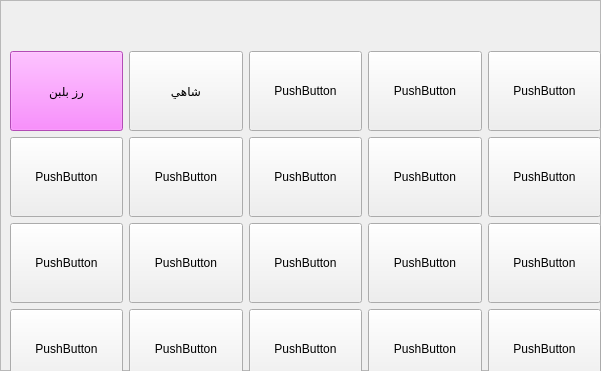
  <widget class="QFrame" name="frm1">
   <property name="geometry">
    <rect>
     <x>10</x>
     <y>110</y>
     <width>601</width>
     <height>371</height>
    </rect>
   </property>
   <property name="contextMenuPolicy">
    <enum>Qt::NoContextMenu</enum>
   </property>
   <property name="autoFillBackground">
    <bool>false</bool>
   </property>
   <property name="frameShape">
    <enum>QFrame::StyledPanel</enum>
   </property>
   <property name="frameShadow">
    <enum>QFrame::Raised</enum>
   </property>
   <widget class="QWidget" name="gridLayoutWidget">
    <property name="geometry">
     <rect>
      <x>10</x>
      <y>10</y>
      <width>591</width>
      <height>421</height>
     </rect>
    </property>
    <layout class="QGridLayout" name="gridLayout">
     <item row="0" column="0">
      <layout class="QVBoxLayout" name="verticalLayout">
       <item>
        <layout class="QHBoxLayout" name="horizontalLayout_3">
         <item>
          <layout class="QHBoxLayout" name="horizontalLayout_4">
           <item>
            <widget class="QPushButton" name="Suppe">
             <property name="minimumSize">
              <size>
               <width>0</width>
               <height>80</height>
              </size>
             </property>
             <property name="sizeIncrement">
              <size>
               <width>0</width>
               <height>0</height>
              </size>
             </property>
             <property name="palette">
              <palette>
               <active>
                <colorrole role="WindowText">
                 <brush brushstyle="SolidPattern">
                  <color alpha="255">
                   <red>0</red>
                   <green>0</green>
                   <blue>0</blue>
                  </color>
                 </brush>
                </colorrole>
                <colorrole role="Button">
                 <brush brushstyle="SolidPattern">
                  <color alpha="255">
                   <red>251</red>
                   <green>107</green>
                   <blue>255</blue>
                  </color>
                 </brush>
                </colorrole>
                <colorrole role="Light">
                 <brush brushstyle="SolidPattern">
                  <color alpha="255">
                   <red>127</red>
                   <green>255</green>
                   <blue>127</blue>
                  </color>
                 </brush>
                </colorrole>
                <colorrole role="Midlight">
                 <brush brushstyle="SolidPattern">
                  <color alpha="255">
                   <red>63</red>
                   <green>255</green>
                   <blue>63</blue>
                  </color>
                 </brush>
                </colorrole>
                <colorrole role="Dark">
                 <brush brushstyle="SolidPattern">
                  <color alpha="255">
                   <red>0</red>
                   <green>127</green>
                   <blue>0</blue>
                  </color>
                 </brush>
                </colorrole>
                <colorrole role="Mid">
                 <brush brushstyle="SolidPattern">
                  <color alpha="255">
                   <red>0</red>
                   <green>170</green>
                   <blue>0</blue>
                  </color>
                 </brush>
                </colorrole>
                <colorrole role="Text">
                 <brush brushstyle="SolidPattern">
                  <color alpha="255">
                   <red>0</red>
                   <green>0</green>
                   <blue>0</blue>
                  </color>
                 </brush>
                </colorrole>
                <colorrole role="BrightText">
                 <brush brushstyle="SolidPattern">
                  <color alpha="255">
                   <red>255</red>
                   <green>255</green>
                   <blue>255</blue>
                  </color>
                 </brush>
                </colorrole>
                <colorrole role="ButtonText">
                 <brush brushstyle="SolidPattern">
                  <color alpha="255">
                   <red>0</red>
                   <green>0</green>
                   <blue>0</blue>
                  </color>
                 </brush>
                </colorrole>
                <colorrole role="Base">
                 <brush brushstyle="SolidPattern">
                  <color alpha="255">
                   <red>251</red>
                   <green>107</green>
                   <blue>255</blue>
                  </color>
                 </brush>
                </colorrole>
                <colorrole role="Window">
                 <brush brushstyle="SolidPattern">
                  <color alpha="255">
                   <red>251</red>
                   <green>107</green>
                   <blue>255</blue>
                  </color>
                 </brush>
                </colorrole>
                <colorrole role="Shadow">
                 <brush brushstyle="SolidPattern">
                  <color alpha="255">
                   <red>0</red>
                   <green>0</green>
                   <blue>0</blue>
                  </color>
                 </brush>
                </colorrole>
                <colorrole role="AlternateBase">
                 <brush brushstyle="SolidPattern">
                  <color alpha="255">
                   <red>127</red>
                   <green>255</green>
                   <blue>127</blue>
                  </color>
                 </brush>
                </colorrole>
                <colorrole role="ToolTipBase">
                 <brush brushstyle="SolidPattern">
                  <color alpha="255">
                   <red>255</red>
                   <green>255</green>
                   <blue>220</blue>
                  </color>
                 </brush>
                </colorrole>
                <colorrole role="ToolTipText">
                 <brush brushstyle="SolidPattern">
                  <color alpha="255">
                   <red>0</red>
                   <green>0</green>
                   <blue>0</blue>
                  </color>
                 </brush>
                </colorrole>
                <colorrole role="PlaceholderText">
                 <brush brushstyle="SolidPattern">
                  <color alpha="128">
                   <red>0</red>
                   <green>0</green>
                   <blue>0</blue>
                  </color>
                 </brush>
                </colorrole>
               </active>
               <inactive>
                <colorrole role="WindowText">
                 <brush brushstyle="SolidPattern">
                  <color alpha="255">
                   <red>0</red>
                   <green>0</green>
                   <blue>0</blue>
                  </color>
                 </brush>
                </colorrole>
                <colorrole role="Button">
                 <brush brushstyle="SolidPattern">
                  <color alpha="255">
                   <red>251</red>
                   <green>107</green>
                   <blue>255</blue>
                  </color>
                 </brush>
                </colorrole>
                <colorrole role="Light">
                 <brush brushstyle="SolidPattern">
                  <color alpha="255">
                   <red>127</red>
                   <green>255</green>
                   <blue>127</blue>
                  </color>
                 </brush>
                </colorrole>
                <colorrole role="Midlight">
                 <brush brushstyle="SolidPattern">
                  <color alpha="255">
                   <red>63</red>
                   <green>255</green>
                   <blue>63</blue>
                  </color>
                 </brush>
                </colorrole>
                <colorrole role="Dark">
                 <brush brushstyle="SolidPattern">
                  <color alpha="255">
                   <red>0</red>
                   <green>127</green>
                   <blue>0</blue>
                  </color>
                 </brush>
                </colorrole>
                <colorrole role="Mid">
                 <brush brushstyle="SolidPattern">
                  <color alpha="255">
                   <red>0</red>
                   <green>170</green>
                   <blue>0</blue>
                  </color>
                 </brush>
                </colorrole>
                <colorrole role="Text">
                 <brush brushstyle="SolidPattern">
                  <color alpha="255">
                   <red>0</red>
                   <green>0</green>
                   <blue>0</blue>
                  </color>
                 </brush>
                </colorrole>
                <colorrole role="BrightText">
                 <brush brushstyle="SolidPattern">
                  <color alpha="255">
                   <red>255</red>
                   <green>255</green>
                   <blue>255</blue>
                  </color>
                 </brush>
                </colorrole>
                <colorrole role="ButtonText">
                 <brush brushstyle="SolidPattern">
                  <color alpha="255">
                   <red>0</red>
                   <green>0</green>
                   <blue>0</blue>
                  </color>
                 </brush>
                </colorrole>
                <colorrole role="Base">
                 <brush brushstyle="SolidPattern">
                  <color alpha="255">
                   <red>251</red>
                   <green>107</green>
                   <blue>255</blue>
                  </color>
                 </brush>
                </colorrole>
                <colorrole role="Window">
                 <brush brushstyle="SolidPattern">
                  <color alpha="255">
                   <red>251</red>
                   <green>107</green>
                   <blue>255</blue>
                  </color>
                 </brush>
                </colorrole>
                <colorrole role="Shadow">
                 <brush brushstyle="SolidPattern">
                  <color alpha="255">
                   <red>0</red>
                   <green>0</green>
                   <blue>0</blue>
                  </color>
                 </brush>
                </colorrole>
                <colorrole role="AlternateBase">
                 <brush brushstyle="SolidPattern">
                  <color alpha="255">
                   <red>127</red>
                   <green>255</green>
                   <blue>127</blue>
                  </color>
                 </brush>
                </colorrole>
                <colorrole role="ToolTipBase">
                 <brush brushstyle="SolidPattern">
                  <color alpha="255">
                   <red>255</red>
                   <green>255</green>
                   <blue>220</blue>
                  </color>
                 </brush>
                </colorrole>
                <colorrole role="ToolTipText">
                 <brush brushstyle="SolidPattern">
                  <color alpha="255">
                   <red>0</red>
                   <green>0</green>
                   <blue>0</blue>
                  </color>
                 </brush>
                </colorrole>
                <colorrole role="PlaceholderText">
                 <brush brushstyle="SolidPattern">
                  <color alpha="128">
                   <red>0</red>
                   <green>0</green>
                   <blue>0</blue>
                  </color>
                 </brush>
                </colorrole>
               </inactive>
               <disabled>
                <colorrole role="WindowText">
                 <brush brushstyle="SolidPattern">
                  <color alpha="255">
                   <red>0</red>
                   <green>127</green>
                   <blue>0</blue>
                  </color>
                 </brush>
                </colorrole>
                <colorrole role="Button">
                 <brush brushstyle="SolidPattern">
                  <color alpha="255">
                   <red>251</red>
                   <green>107</green>
                   <blue>255</blue>
                  </color>
                 </brush>
                </colorrole>
                <colorrole role="Light">
                 <brush brushstyle="SolidPattern">
                  <color alpha="255">
                   <red>127</red>
                   <green>255</green>
                   <blue>127</blue>
                  </color>
                 </brush>
                </colorrole>
                <colorrole role="Midlight">
                 <brush brushstyle="SolidPattern">
                  <color alpha="255">
                   <red>63</red>
                   <green>255</green>
                   <blue>63</blue>
                  </color>
                 </brush>
                </colorrole>
                <colorrole role="Dark">
                 <brush brushstyle="SolidPattern">
                  <color alpha="255">
                   <red>0</red>
                   <green>127</green>
                   <blue>0</blue>
                  </color>
                 </brush>
                </colorrole>
                <colorrole role="Mid">
                 <brush brushstyle="SolidPattern">
                  <color alpha="255">
                   <red>0</red>
                   <green>170</green>
                   <blue>0</blue>
                  </color>
                 </brush>
                </colorrole>
                <colorrole role="Text">
                 <brush brushstyle="SolidPattern">
                  <color alpha="255">
                   <red>0</red>
                   <green>127</green>
                   <blue>0</blue>
                  </color>
                 </brush>
                </colorrole>
                <colorrole role="BrightText">
                 <brush brushstyle="SolidPattern">
                  <color alpha="255">
                   <red>255</red>
                   <green>255</green>
                   <blue>255</blue>
                  </color>
                 </brush>
                </colorrole>
                <colorrole role="ButtonText">
                 <brush brushstyle="SolidPattern">
                  <color alpha="255">
                   <red>0</red>
                   <green>127</green>
                   <blue>0</blue>
                  </color>
                 </brush>
                </colorrole>
                <colorrole role="Base">
                 <brush brushstyle="SolidPattern">
                  <color alpha="255">
                   <red>251</red>
                   <green>107</green>
                   <blue>255</blue>
                  </color>
                 </brush>
                </colorrole>
                <colorrole role="Window">
                 <brush brushstyle="SolidPattern">
                  <color alpha="255">
                   <red>251</red>
                   <green>107</green>
                   <blue>255</blue>
                  </color>
                 </brush>
                </colorrole>
                <colorrole role="Shadow">
                 <brush brushstyle="SolidPattern">
                  <color alpha="255">
                   <red>0</red>
                   <green>0</green>
                   <blue>0</blue>
                  </color>
                 </brush>
                </colorrole>
                <colorrole role="AlternateBase">
                 <brush brushstyle="SolidPattern">
                  <color alpha="255">
                   <red>0</red>
                   <green>255</green>
                   <blue>0</blue>
                  </color>
                 </brush>
                </colorrole>
                <colorrole role="ToolTipBase">
                 <brush brushstyle="SolidPattern">
                  <color alpha="255">
                   <red>255</red>
                   <green>255</green>
                   <blue>220</blue>
                  </color>
                 </brush>
                </colorrole>
                <colorrole role="ToolTipText">
                 <brush brushstyle="SolidPattern">
                  <color alpha="255">
                   <red>0</red>
                   <green>0</green>
                   <blue>0</blue>
                  </color>
                 </brush>
                </colorrole>
                <colorrole role="PlaceholderText">
                 <brush brushstyle="SolidPattern">
                  <color alpha="128">
                   <red>0</red>
                   <green>0</green>
                   <blue>0</blue>
                  </color>
                 </brush>
                </colorrole>
               </disabled>
              </palette>
             </property>
             <property name="autoFillBackground">
              <bool>false</bool>
             </property>
             <property name="text">
              <string>رز بلبن</string>
             </property>
            </widget>
           </item>
           <item>
            <widget class="QPushButton" name="Reis">
             <property name="minimumSize">
              <size>
               <width>80</width>
               <height>80</height>
              </size>
             </property>
             <property name="text">
              <string>شاهي</string>
             </property>
            </widget>
           </item>
           <item>
            <widget class="QPushButton" name="Briani">
             <property name="minimumSize">
              <size>
               <width>0</width>
               <height>80</height>
              </size>
             </property>
             <property name="text">
              <string>PushButton</string>
             </property>
            </widget>
           </item>
           <item>
            <widget class="QPushButton" name="pushButton_21">
             <property name="minimumSize">
              <size>
               <width>0</width>
               <height>80</height>
              </size>
             </property>
             <property name="text">
              <string>PushButton</string>
             </property>
            </widget>
           </item>
           <item>
            <widget class="QPushButton" name="checken">
             <property name="minimumSize">
              <size>
               <width>0</width>
               <height>80</height>
              </size>
             </property>
             <property name="text">
              <string>PushButton</string>
             </property>
            </widget>
           </item>
          </layout>
         </item>
        </layout>
       </item>
       <item>
        <layout class="QHBoxLayout" name="horizontalLayout_5">
         <item>
          <widget class="QPushButton" name="pushButton_15">
           <property name="minimumSize">
            <size>
             <width>0</width>
             <height>80</height>
            </size>
           </property>
           <property name="text">
            <string>PushButton</string>
           </property>
          </widget>
         </item>
         <item>
          <widget class="QPushButton" name="pushButton_22">
           <property name="minimumSize">
            <size>
             <width>0</width>
             <height>80</height>
            </size>
           </property>
           <property name="text">
            <string>PushButton</string>
           </property>
          </widget>
         </item>
         <item>
          <widget class="QPushButton" name="pushButton_16">
           <property name="minimumSize">
            <size>
             <width>0</width>
             <height>80</height>
            </size>
           </property>
           <property name="text">
            <string>PushButton</string>
           </property>
          </widget>
         </item>
         <item>
          <widget class="QPushButton" name="pushButton_17">
           <property name="minimumSize">
            <size>
             <width>0</width>
             <height>80</height>
            </size>
           </property>
           <property name="text">
            <string>PushButton</string>
           </property>
          </widget>
         </item>
         <item>
          <widget class="QPushButton" name="pushButton_18">
           <property name="minimumSize">
            <size>
             <width>0</width>
             <height>80</height>
            </size>
           </property>
           <property name="text">
            <string>PushButton</string>
           </property>
          </widget>
         </item>
        </layout>
       </item>
       <item>
        <layout class="QHBoxLayout" name="horizontalLayout_2">
         <item>
          <widget class="QPushButton" name="pushButton_8">
           <property name="minimumSize">
            <size>
             <width>0</width>
             <height>80</height>
            </size>
           </property>
           <property name="text">
            <string>PushButton</string>
           </property>
          </widget>
         </item>
         <item>
          <widget class="QPushButton" name="pushButton_9">
           <property name="minimumSize">
            <size>
             <width>0</width>
             <height>80</height>
            </size>
           </property>
           <property name="text">
            <string>PushButton</string>
           </property>
          </widget>
         </item>
         <item>
          <widget class="QPushButton" name="pushButton_20">
           <property name="minimumSize">
            <size>
             <width>0</width>
             <height>80</height>
            </size>
           </property>
           <property name="text">
            <string>PushButton</string>
           </property>
          </widget>
         </item>
         <item>
          <widget class="QPushButton" name="pushButton_7">
           <property name="minimumSize">
            <size>
             <width>0</width>
             <height>80</height>
            </size>
           </property>
           <property name="text">
            <string>PushButton</string>
           </property>
          </widget>
         </item>
         <item>
          <widget class="QPushButton" name="pushButton_6">
           <property name="minimumSize">
            <size>
             <width>0</width>
             <height>80</height>
            </size>
           </property>
           <property name="text">
            <string>PushButton</string>
           </property>
          </widget>
         </item>
        </layout>
       </item>
       <item>
        <layout class="QHBoxLayout" name="horizontalLayout">
         <item>
          <widget class="QPushButton" name="pushButton_5">
           <property name="minimumSize">
            <size>
             <width>0</width>
             <height>80</height>
            </size>
           </property>
           <property name="text">
            <string>PushButton</string>
           </property>
          </widget>
         </item>
         <item>
          <widget class="QPushButton" name="pushButton_19">
           <property name="minimumSize">
            <size>
             <width>0</width>
             <height>80</height>
            </size>
           </property>
           <property name="text">
            <string>PushButton</string>
           </property>
          </widget>
         </item>
         <item>
          <widget class="QPushButton" name="pushButton_10">
           <property name="minimumSize">
            <size>
             <width>0</width>
             <height>80</height>
            </size>
           </property>
           <property name="text">
            <string>PushButton</string>
           </property>
          </widget>
         </item>
         <item>
          <widget class="QPushButton" name="pushButton_4">
           <property name="minimumSize">
            <size>
             <width>0</width>
             <height>80</height>
            </size>
           </property>
           <property name="text">
            <string>PushButton</string>
           </property>
          </widget>
         </item>
         <item>
          <widget class="QPushButton" name="pushButton_3">
           <property name="minimumSize">
            <size>
             <width>0</width>
             <height>80</height>
            </size>
           </property>
           <property name="text">
            <string>PushButton</string>
           </property>
          </widget>
         </item>
        </layout>
       </item>
      </layout>
     </item>
    </layout>
   </widget>
  </widget>
